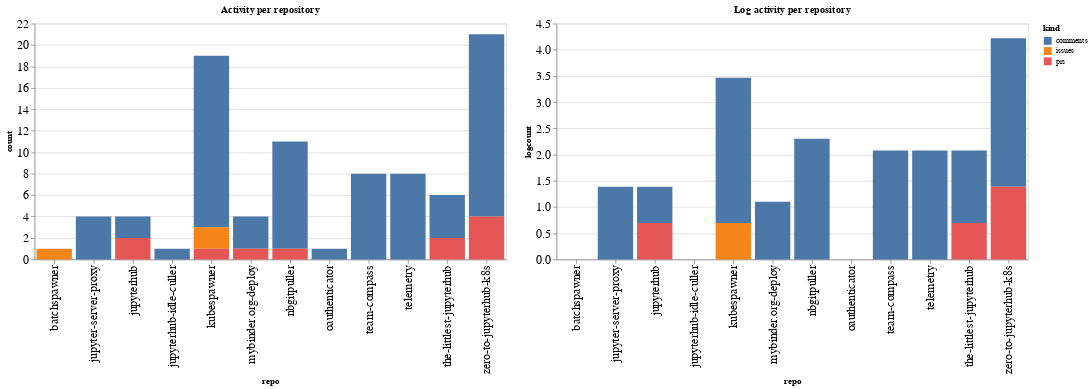

The notebook cell this image was saved under:
### Code cell
ch1 = alt.Chart(repo_summaries, width=600, title="Activity per repository").mark_bar().encode(
    x='repo',
    y='count',
    color='kind',
    tooltip="kind"
)

ch2 = alt.Chart(repo_summaries, width=600, title="Log activity per repository").mark_bar().encode(
    x='repo',
    y='logcount',
    color='kind',
    tooltip="kind"
)

ch1 | ch2

### Figure 1 — Vega-Lite specification as saved in the notebook (floating-point values rounded to 4 significant figures)
{"config": {"axisLeft": {"labelFontSize": 15}, "axisBottom": {"labelFontSize": 15}}, "hconcat": [{"mark": "bar", "encoding": {"color": {"type": "nominal", "field": "kind"}, "tooltip": {"type": "nominal", "field": "kind"}, "x": {"type": "nominal", "field": "repo"}, "y": {"type": "quantitative", "field": "count"}}, "title": "Activity per repository", "width": 600}, {"mark": "bar", "encoding": {"color": {"type": "nominal", "field": "kind"}, "tooltip": {"type": "nominal", "field": "kind"}, "x": {"type": "nominal", "field": "repo"}, "y": {"type": "quantitative", "field": "logcount"}}, "title": "Log activity per repository", "width": 600}], "data": {"name": "data-35321ade2cf82e40dbbd293fc952c6c5"}, "$schema": "https://vega.github.io/schema/vega-lite/v4.8.1.json", "datasets": {"data-35321ade2cf82e40dbbd293fc952c6c5": [{"repo": "batchspawner", "kind": "issues", "count": 1, "logcount": 0.0}, {"repo": "jupyter-server-proxy", "kind": "comments", "count": 4, "logcount": 1.386}, {"repo": "jupyterhub", "kind": "comments", "count": 2, "logcount": 0.6931}, {"repo": "jupyterhub", "kind": "prs", "count": 2, "logcount": 0.6931}, {"repo": "jupyterhub-idle-culler", "kind": "comments", "count": 1, "logcount": 0.0}, {"repo": "kubespawner", "kind": "comments", "count": 16, "logcount": 2.773}, {"repo": "kubespawner", "kind": "issues", "count": 2, "logcount": 0.6931}, {"repo": "kubespawner", "kind": "prs", "count": 1, "logcount": 0.0}, {"repo": "mybinder.org-deploy", "kind": "comments", "count": 3, "logcount": 1.099}, {"repo": "mybinder.org-deploy", "kind": "prs", "count": 1, "logcount": 0.0}, {"repo": "nbgitpuller", "kind": "comments", "count": 10, "logcount": 2.303}, {"repo": "nbgitpuller", "kind": "prs", "count": 1, "logcount": 0.0}, {"repo": "oauthenticator", "kind": "comments", "count": 1, "logcount": 0.0}, {"repo": "team-compass", "kind": "comments", "count": 8, "logcount": 2.079}, {"repo": "telemetry", "kind": "comments", "count": 8, "logcount": 2.079}, {"repo": "the-littlest-jupyterhub", "kind": "comments", "count": 4, "logcount": 1.386}, {"repo": "the-littlest-jupyterhub", "kind": "prs", "count": 2, "logcount": 0.6931}, {"repo": "zero-to-jupyterhub-k8s", "kind": "comments", "count": 17, "logcount": 2.833}, {"repo": "zero-to-jupyterhub-k8s", "kind": "prs", "count": 4, "logcount": 1.386}]}}
